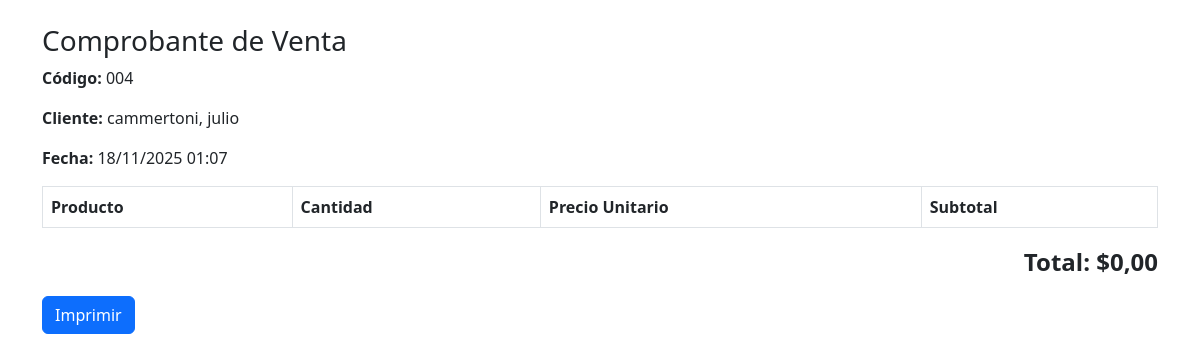
/ventas/3/imprimir/ (signed in), run on the app's committed database.
### ventas/models.py (models this page shows, shortened)
class Venta(models.Model):
    codigo = models.CharField(max_length=20, unique=True)
    cliente = models.ForeignKey(Cliente, on_delete=models.CASCADE)
    fecha = models.DateTimeField(auto_now_add=True)
    total = models.DecimalField(max_digits=10, decimal_places=2, default=0)
    anulada = models.BooleanField(default=False)

### clientes/models.py (models this page shows)
class Cliente(models.Model):
    nombre = models.CharField(max_length=100)
    apellido = models.CharField(max_length=100, blank=True, null=True)        # ← nullable
    documento = models.CharField(max_length=20, unique=True, blank=True, null=True)  # ← nullable
    email = models.EmailField(blank=True, null=True)
    telefono = models.CharField(max_length=20, blank=True, null=True)
    direccion = models.CharField(max_length=200, blank=True, null=True)
    def __str__(self):
        return f"{self.apellido or ''}, {self.nombre}".strip()
    class Meta:
        ordering = ['apellido', 'nombre']

### ventas/views.py (the view)
# urls.py: path('<int:pk>/imprimir/', views.VentaPrintView.as_view(), name='venta_print'),
class VentaPrintView(LoginRequiredMixin, DetailView):
    model = Venta
    template_name = 'ventas/venta_print.html'
    context_object_name = 'venta'

### templates/ventas/venta_print.html (shortened to what this page needs)
<!doctype html>
<html lang="es">
<head>
  <link href="https://cdn.jsdelivr.net/npm/bootstrap@5.3.0/dist/css/bootstrap.min.css" rel="stylesheet">
</head>
<body>
  <div class="container mt-4">
    <h3>Comprobante de Venta</h3>
    <p><strong>Código:</strong> {{ venta.codigo }}</p>
    <p><strong>Cliente:</strong> {{ venta.cliente }}</p>
    <p><strong>Fecha:</strong> {{ venta.fecha|date:"d/m/Y H:i" }}</p>
    <table class="table table-bordered">
      <thead>
        <tr>
          <th>Producto</th>
          <th>Cantidad</th>
          <th>Precio Unitario</th>
          <th>Subtotal</th>
        </tr>
      </thead>
    </table>
    <p class="text-end fs-4"><strong>Total: ${{ venta.total }}</strong></p>
    <button class="btn btn-primary no-print" onclick="window.print()">Imprimir</button>
  </div>
</body>
</html>

### data on the page
Venta: codigo "004", cliente "cammertoni, julio", fecha "18/11/2025 01:07", total "0,00"
